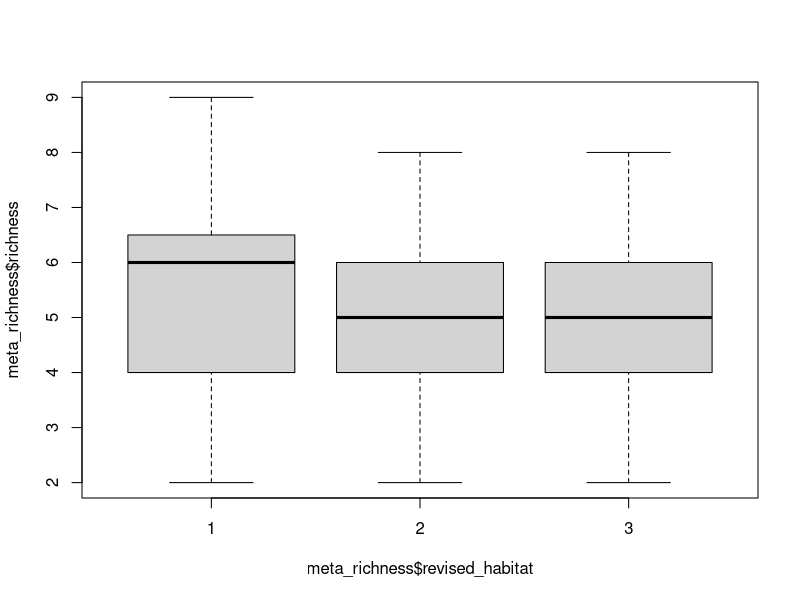
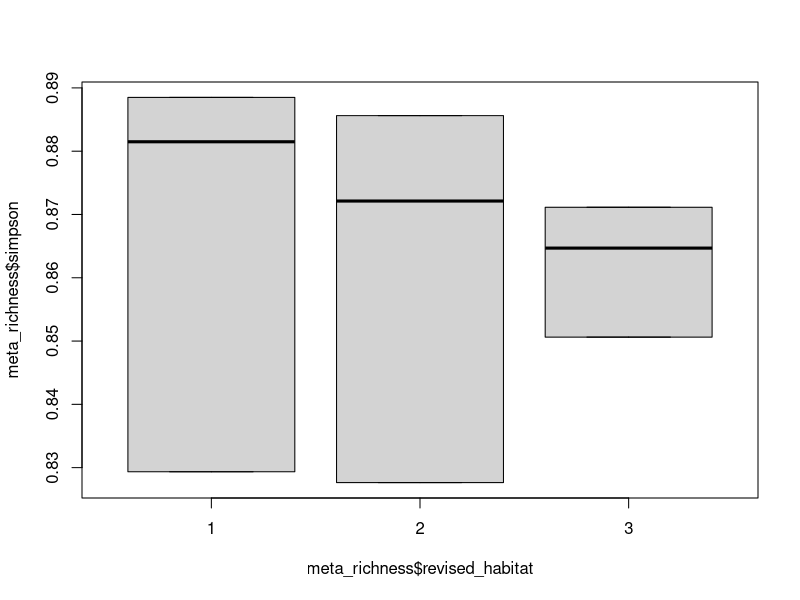
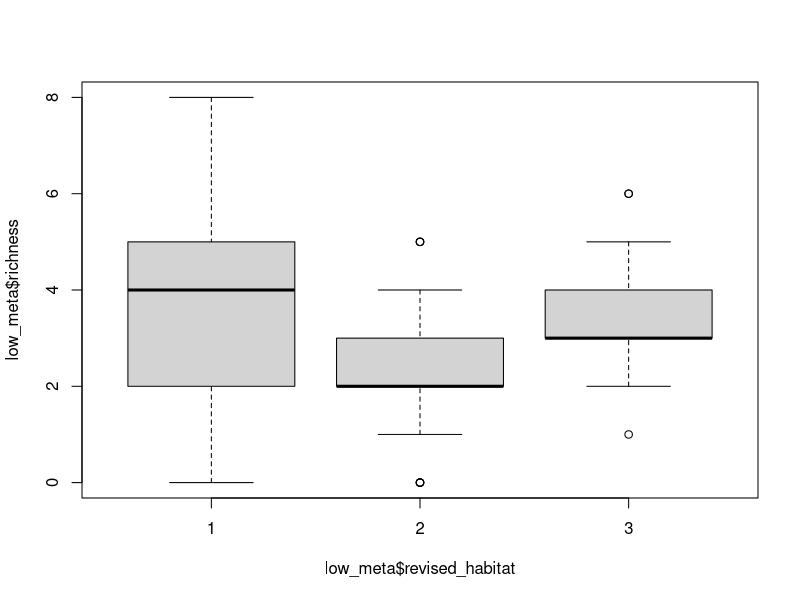
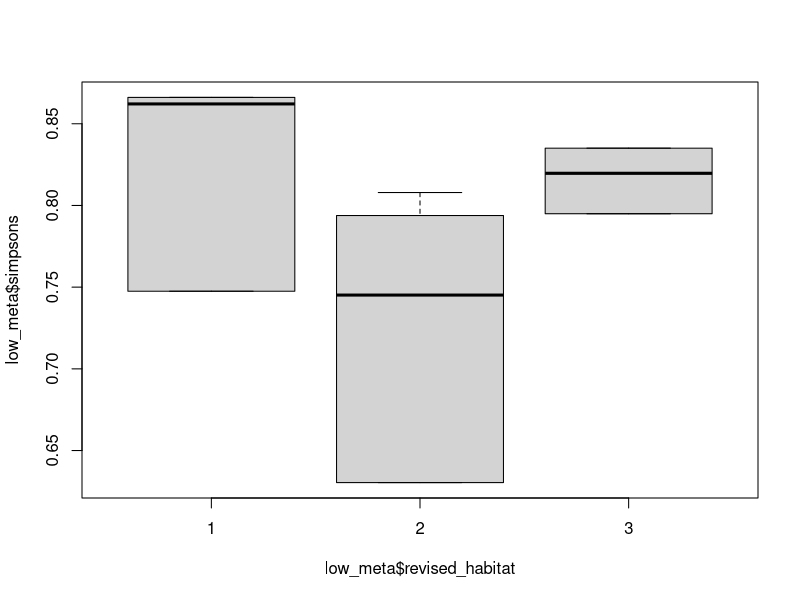
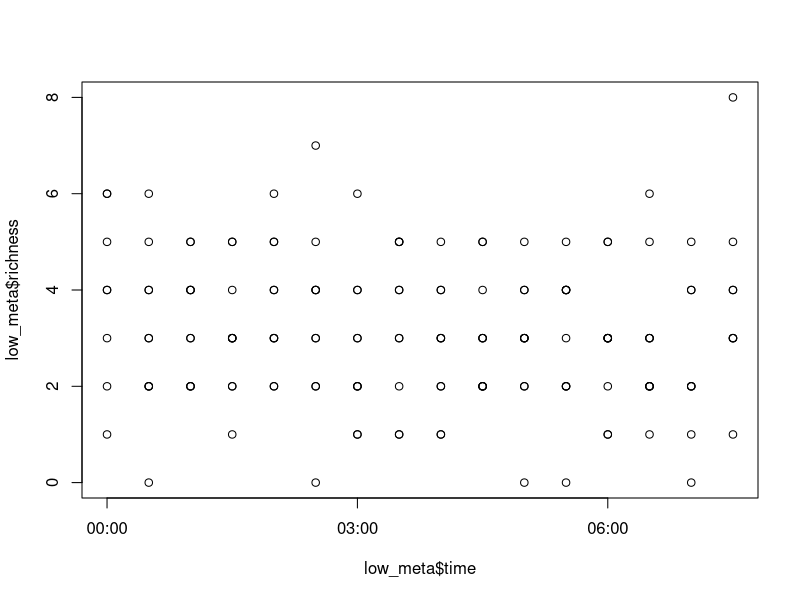
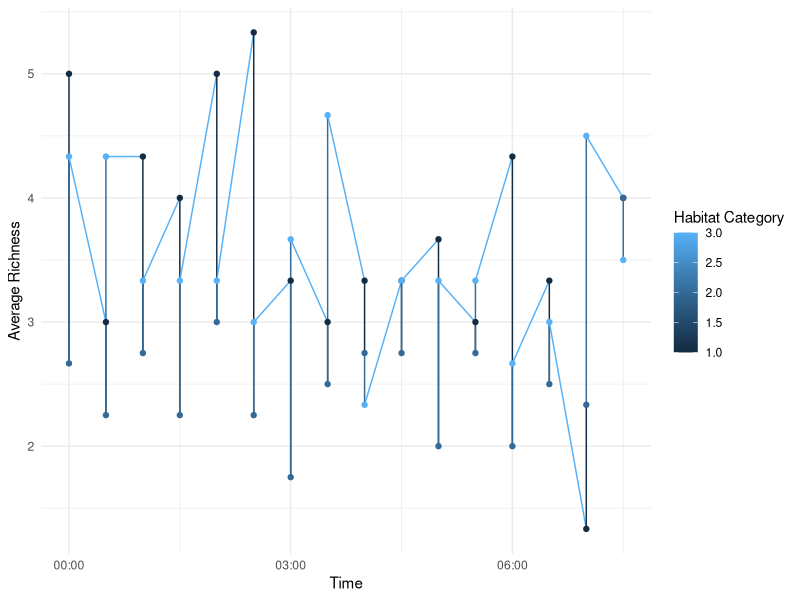
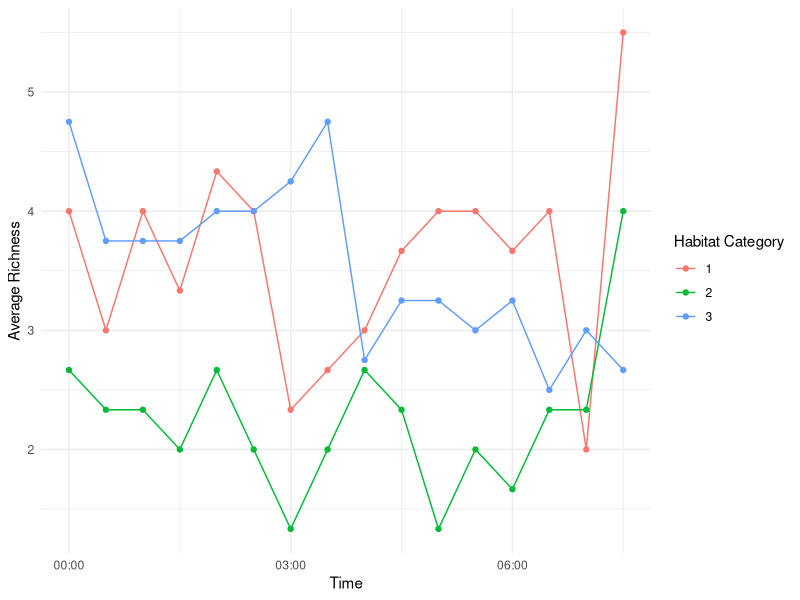
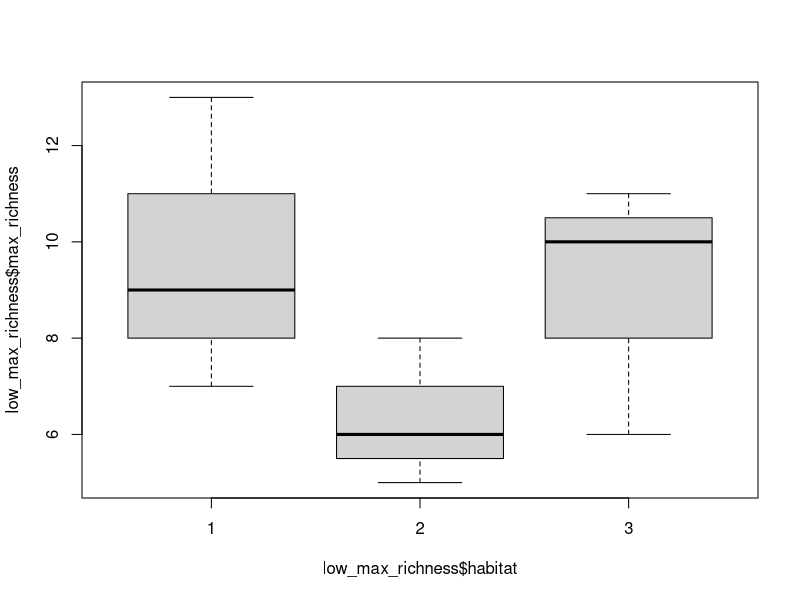

Recreate these plots in R, in order.
## ---- chunk 1
install.packages("tidyverse")
install.packages("vegan")
library(tidyverse)
library(vegan)
library(readxl)

meta_richness <- read_excel("data/meta_richness.xlsx", 
                            sheet = "big_sheet (2)")
View(meta_richness)
meta_richness$habitat<- as.factor(meta_richness$habitat)
meta_richness$revised_habitat<- as.factor(meta_richness$revised_habitat)
## ---- chunk 2
boxplot(meta_richness$richness~meta_richness$revised_habitat)
boxplot(meta_richness$simpson~meta_richness$revised_habitat)
## ---- chunk 3
low_meta <- read_excel("data/meta_richness.xlsx", 
                            sheet = "low_freq")
boxplot(low_meta$richness~low_meta$revised_habitat)
boxplot(low_meta$simpsons~low_meta$revised_habitat)
plot(low_meta$richness~low_meta$time)
## ---- chunk 4
low_richness_timeseries <- low_meta %>%
  group_by(time,revised_habitat) %>%
  summarise(avg = mean(richness),
            sd = sd(richness),
            se = sd(richness) /sqrt(n()))%>%
  ungroup()#gives the stats for each habitat at each time point. Has taken the average richness of each habitat for each time.
View(low_richness_timeseries)

#plot it with ggplot
ggplot(low_richness_timeseries, aes(x = time, y = avg, color = revised_habitat)) +
  geom_line() +  # Add lines
  geom_point() +  # Add points
  labs(x = "Time", y = "Average Richness", color = "Habitat Category") +  # Labels
  theme_minimal()  # Optional: change theme if desired

## ---- chunk 5
low_meta$habitat<- as.factor(low_meta$habitat)

low_richness_timeseries_2 <- low_meta %>%
  group_by(time,habitat) %>%
  summarise(avg = mean(richness),
            sd = sd(richness),
            se = sd(richness) /sqrt(n()))%>%
  ungroup()#gives the stats for each habitat at each time point. Has taken the average richness of each habitat for each time.
View(low_richness_timeseries_2)

#plot it with ggplot
ggplot(low_richness_timeseries_2, aes(x = time, y = avg, color = habitat)) +
  geom_line() +  # Add lines
  geom_point() +  # Add points
  labs(x = "Time", y = "Average Richness", color = "Habitat Category") +  # Labels
  theme_minimal()  # Optional: change theme if desired
## ---- chunk 6
low_max_richness <- read_excel("data/meta_richness.xlsx", 
                       sheet = "low_presence")

boxplot(low_max_richness$max_richness~low_max_richness$habitat)

aov_max_richness<- aov(max_richness~habitat, data=low_meta)
summary(aov_max_richness)

kw_low_max_richness<- kruskal.test(max_richness~habitat, data=low_meta)
kw_low_max_richness
## ---- chunk 7
low_max_richness_revised <- low_meta %>%
  group_by(site,revised_habitat) %>%
  summarise(avg = mean(max_richness),
            sd = sd(max_richness),
            se = sd(max_richness) /sqrt(n()))%>%
  ungroup()#g
View(low_max_richness)
boxplot(low_max_richness_revised$avg~low_max_richness_revised$revised_habitat)


## ---- chunk 8
low_diversity <- read_excel("data/meta_richness.xlsx", 
                            sheet = "low_presence")
boxplot(low_diversity$simpsons~low_diversity$habitat)
View(low_richness)
## anova on low frequency diversity
aov_low_freq_diversity<- aov(simpsons~habitat, data= low_diversity)
summary(aov_low_freq_diversity)

kw_low_freq_diversity<- kruskal.test(simpsons~habitat, data=low_diversity)
kw_low_freq_diversity
## ---- chunk 9
low_diversity_revised <- low_meta %>%
  group_by(site,revised_habitat) %>%
  summarise(avg = mean(simpsons),
            sd = sd(simpsons),
            se = sd(simpsons) /sqrt(n()))%>%
  ungroup()
boxplot(low_diversity_revised$avg~low_diversity_revised$revised_habitat)

#anova
aov_low_diversity_revised<- aov(avg~revised_habitat, data= low_diversity_revised)
summary(aov_low_diversity_revised)
plot(aov_low_diversity_revised)

#kruskal wallis
kw_low_diversity_revised<- kruskal.test(avg~revised_habitat, data= low_diversity_revised)
kw_low_diversity_revised
#not significant
